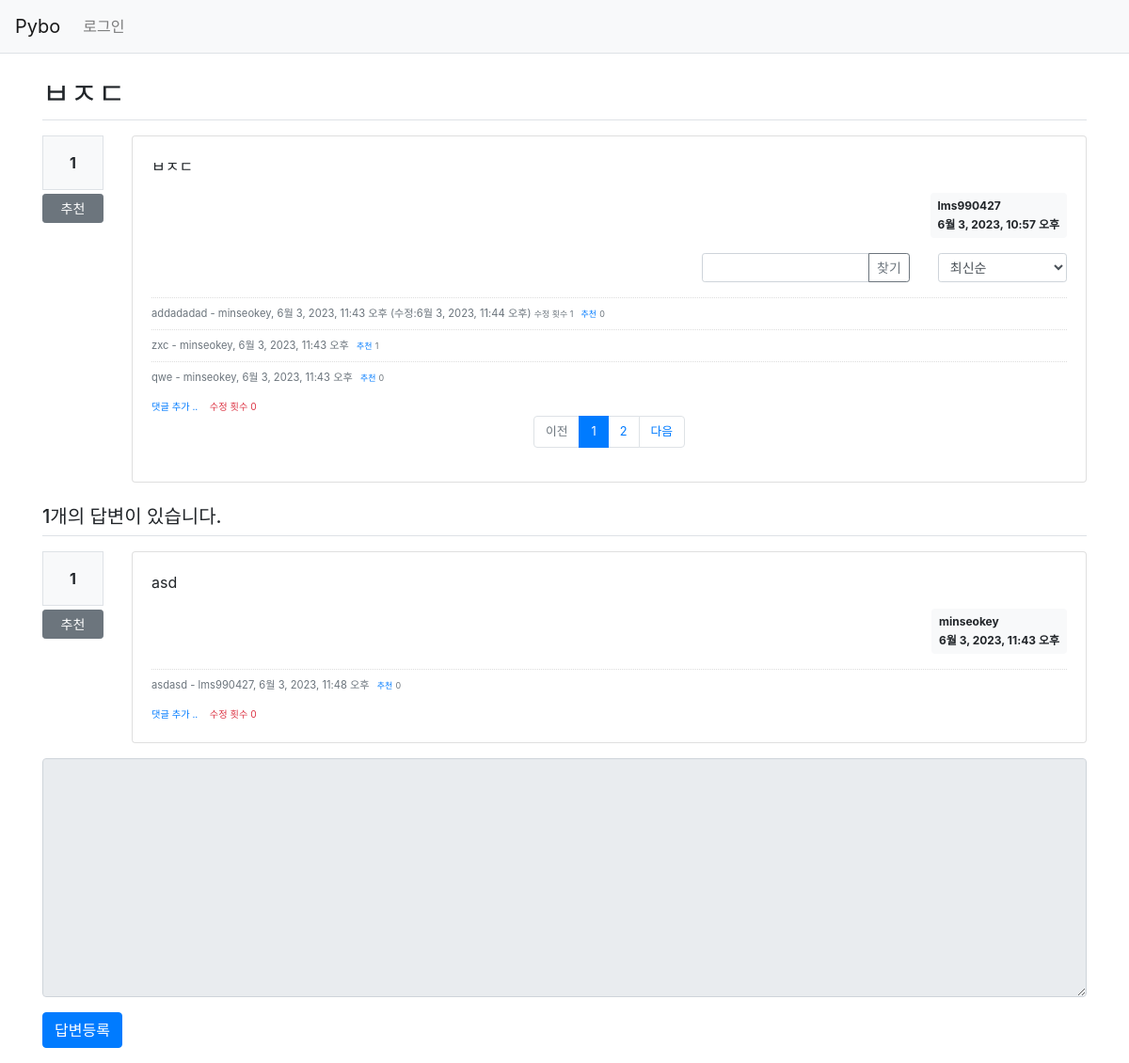
Page /pybo/18/ on the committed database.
### pybo/models.py (models this page shows, shortened)
class Question(models.Model):
    author = models.ForeignKey(User, on_delete=models.CASCADE, related_name='author_question')
    subject = models.CharField(max_length=200)
    content = models.TextField()
    create_date = models.DateTimeField()
    modify_date = models.DateTimeField(null=True, blank=True)
    voter = models.ManyToManyField(User, related_name='voter_question')
    history = models.IntegerField(default=0)

class Comment(models.Model):
    author = models.ForeignKey(User, on_delete=models.CASCADE)
    content = models.TextField()
    create_date = models.DateTimeField()
    modify_date = models.DateTimeField(null=True, blank=True)
    question = models.ForeignKey(Question, null=True, blank=True, on_delete=models.CASCADE)
    answer = models.ForeignKey(Answer, null=True, blank=True, on_delete=models.CASCADE)
    voter = models.ManyToManyField(User, related_name='voter_comment')
    history = models.IntegerField(default=0)

class Answer(models.Model):
    author = models.ForeignKey(User, on_delete=models.CASCADE, related_name='author_answer')
    question = models.ForeignKey(Question, on_delete=models.CASCADE)
    content = models.TextField()
    create_date = models.DateTimeField()
    modify_date = models.DateTimeField(null=True, blank=True)
    voter = models.ManyToManyField(User, related_name='voter_answer')
    history = models.IntegerField(default=0)

### pybo/views/base_views.py (the view)
# urls.py: path('<int:question_id>/', base_views.detail, name='detail'),
def detail(request, question_id):
    page = request.GET.get('page', '1')  # 페이지
    kw = request.GET.get('kw', '')  # 검색어
    so = request.GET.get('so', 'recent')  # 정렬기준
    if so == 'recommend':
        comment_list = Comment.objects.filter(question_id=question_id).annotate(num_voter=Count('voter')).order_by(
            '-num_voter', '-create_date')
    else:  # recent
        comment_list = Comment.objects.filter(question_id=question_id).order_by('-create_date')
    if kw:
        comment_list = comment_list.filter(
            Q(content__icontains=kw) |  # 내용검색
            Q(author__username__icontains=kw)  # 질문 a글쓴이검색
        ).distinct()
    paginator = Paginator(comment_list, 3)  # 페이지당 10개씩 보여주기
    page_obj = paginator.get_page(page)
    question = get_object_or_404(Question, pk=question_id)
    context = {'question': question, 'comment_list': page_obj, 'page': page, 'kw': kw, 'so': so}  # <------ so 추가
    return render(request, 'pybo/question_detail.html', context)

### pybo/templatetags/pybo_filter.py (called while the page is built)
@register.filter()
def mark(value):
    extensions = ["nl2br", "fenced_code"]
    return mark_safe(markdown.markdown(value, extensions=extensions))

### templates/pybo/question_detail.html (shortened to what this page needs)
{% extends 'base.html' %}
{% load pybo_filter %}
{% block content %}
<div class="container my-3">
    <h2 class="border-bottom py-2">{{ question.subject }}</h2>
    <div class="row my-3">
        <div class="col-1">
            <div class="bg-light text-center p-3 border font-weight-bolder mb-1">{{question.voter.count}}</div>
            <a href="#" data-uri="{% url 'pybo:vote_question' question.id  %}"
               class="recommend btn btn-sm btn-secondary btn-block my-1">추천</a>
        </div>
        <div class="col-11">
            <div class="card">
                <div class="card-body">
                    <div class="card-text">{{ question.content|mark }}</div>
                    <div class="d-flex justify-content-end">
                        <div class="badge badge-light p-2 text-left">
                            <div class="mb-2">{{ question.author.username }}</div>
                            <div>{{ question.create_date }}</div>
                        </div>
                    </div>
                        <div class="row justify-content-end my-3">
                            <div class="col-sm-3 d-flex justify-content-end">
                                <div class="input-group">
                                    <input type="text" class="form-control form-control-sm kw" value="{{ kw|default_if_none:'' }}">
                                    <div class="input-group-append">
                                        <button class="btn btn-sm btn-outline-secondary" type="button" id="btn_search">찾기</button>
                                    </div>
                                </div>
                            </div>
                            <span class="col-sm-2">
                                <select class="form-control form-control-sm so">
                                    <option value="recent" {% if so == 'recent' %}selected{% endif %}>최신순</option>
                                </select>
                            </span>
                        </div>
                    {% if comment_list %}
                    {% for comment in comment_list %}
                        <div class="comment py-2 text-muted">
                            <span style="white-space: pre-line;">{{ comment.content }}</span>
                            <span>
                                - {{ comment.author }}, {{ comment.create_date }}
                                {% if comment.modify_date %}
                                (수정:{{ comment.modify_date }})
                                    <span class="small">수정 횟수 {{ comment.history }}</span>
                                {% endif %}
                            </span>
                            <a href="#" data-uri="{% url 'pybo:vote_comment' comment.id  %}"
                               class="small recommend"> &nbsp 추천</a>
                            <span class="small">{{comment.voter.count}}</span>
                        </div>
                    {% endfor %}
                    {% else %}
                        <div class="comment py-2 text-muted">
                            <span class ="small">댓글이 없습니다.</span>
                        </div>
                    {% endif %}
                    <div>
                        <a href="{% url 'pybo:comment_create_question' question.id  %}"
                           class="small"><small>댓글 추가 ..</small></a>
                        <span class="text-danger small ml-2"><small> 수정 횟수 {{ question.history }}</small></span>
                        <ul class="small pagination justify-content-sm-center">
                            {% if comment_list.has_previous %}
                            <li class="page-item">
                                <a class="page-link" data-page="{{ comment_list.previous_page_number }}" href="#">이전</a>
                            </li>
                            {% else %}
                            <li class="page-item disabled">
                                <a class="page-link" tabindex="-1" aria-disabled="true" href="#">이전</a>
                            </li>
                            {% endif %}
                            {% for page_number in comment_list.paginator.page_range %}
                            {% if page_number >= comment_list.number|add:-3 and page_number <= comment_list.number|add:3 %}
                                {% if page_number == comment_list.number %}
                                <li class="page-item active" aria-current="page">
                                    <a class="page-link" data-page="{{ page_number }}" href="#">{{ page_number }}</a>
                                </li>
                                {% else %}
                                <li class="page-item">
                                    <a class="page-link" data-page="{{ page_number }}" href="#">{{ page_number }}</a>
                                </li>
                                {% endif %}
                            {% endif %}
                            {% endfor %}
                            {% if comment_list.has_next %}
                            <li class="page-item">
                                <a class="page-link" data-page="{{ comment_list.next_page_number }}" href="#">다음</a>
                            </li>
                            {% else %}
                            <li class="page-item disabled">
                                <a class="page-link" tabindex="-1" aria-disabled="true" href="#">다음</a>
                            </li>
                            {% endif %}
                            </ul>
                        </div>
                    </div>
                </div>
            </div>
        </div>
    <h5 class="border-bottom my-3 py-2">{{question.answer_set.count}}개의 답변이 있습니다.</h5>
    {% for answer in question.answer_set.all %}
    <div class="row my-3">
        <div class="col-1">
            <div class="bg-light text-center p-3 border font-weight-bolder mb-1">{{answer.voter.count}}</div>
            <a href="#" data-uri="{% url 'pybo:vote_answer' answer.id  %}"
                class="recommend btn btn-sm btn-secondary btn-block my-1">추천</a>
        </div>
        <div class="col-11">
            <div class="card">
                <div class="card-body">
                    <div class="card-text">{{ answer.content|mark }}</div>
                    <div class="d-flex justify-content-end">
                        <div class="badge badge-light p-2 text-left">
                            <div class="mb-2">{{ answer.author.username }}</div>
                            <div>{{ answer.create_date }}</div>
                        </div>
                    </div>
                    {% if answer.comment_set.count > 0 %}
                    <div class="mt-3">
                    {% for comment in answer.comment_set.all %}
                        <div class="comment py-2 text-muted">
                            <span style="white-space: pre-line;">{{ comment.content }}</span>
                            <span>
                                - {{ comment.author }}, {{ comment.create_date }}
                            </span>
                            <a href="#" data-uri="{% url 'pybo:vote_comment' comment.id  %}"
                               class="small recommend"> &nbsp 추천</a>
                            <span class="small">{{comment.voter.count}}</span>
                            </div>
                        {% endfor %}
                        </div>
                        {% else %}
                        <div class="comment py-2 text-muted">
                            <span class ="small">댓글이 없습니다.</span>
                        </div>
                        {% endif %}
                        <div>
                            <a href="{% url 'pybo:comment_create_answer' answer.id  %}"
                               class="small"><small>댓글 추가 ..</small></a>
                            <span class="text-danger small ml-2"><small> 수정 횟수 {{ answer.history }}</small></span>
                        </div>
                </div>
            </div>
        </div>
    </div>
    {% endfor %}
    <form action="{% url 'pybo:answer_create' question.id %}" method="post" class="my-3">
        <div class="form-group">
            <textarea {% if not user.is_authenticated %}disabled{% endif %}
              name="content" id="content" class="form-control" rows="10"></textarea>
        </div>
        <input type="submit" value="답변등록" class="btn btn-primary">
    </form>
</div>
{% endblock %}

### templates/base.html (shortened to what this page needs)
{% load static %}
<!doctype html>
<html lang="ko">
<head>
    <link rel="stylesheet" type="text/css" href="{% static 'bootstrap.min.css' %}">
    <link rel="stylesheet" type="text/css" href="{% static 'style.css' %}">
</head>
<body>
{% include "navbar.html" %}
{% block content %}
{% endblock %}
</body>
</html>

### templates/navbar.html (shortened to what this page needs)
<nav class="navbar navbar-expand-lg navbar-light bg-light border-bottom">
    <a class="navbar-brand" href="{% url 'pybo:index' %}">Pybo</a>
    <div class="collapse navbar-collapse flex-grow-0" id="navbarNav">
        <ul class="navbar-nav">
            <li class="nav-item ">
                {% if user.is_authenticated %}
                <a class="nav-link" href="{% url 'common:logout' %}">{{ user.username }} (로그아웃)</a>
                {% else %}
                <a class="nav-link" href="{% url 'common:login' %}">로그인</a>
                {% endif %}
            </li>
        </ul>
    </div>
</nav>

### static/style.css (style rules this page uses)
.comment { border-top:dotted 1px #ddd; font-size:0.7em; }

### rows in the picture
Question: subject "ㅂㅈㄷ", voter.count "1", content|mark "ㅂㅈㄷ", author.username "lms990427", create_date "6월 3, 2023, 10:57 오후", history "0", answer_set.count "1"
Comment: content "addadadad", author "minseokey", create_date "6월 3, 2023, 11:43 오후", modify_date "6월 3, 2023, 11:44 오후", history "1", voter.count "0"
Comment: content "zxc", author "minseokey", create_date "6월 3, 2023, 11:43 오후", voter.count "1"
Comment: content "qwe", author "minseokey", create_date "6월 3, 2023, 11:43 오후", voter.count "0"
Answer: voter.count "1", content|mark "asd", author.username "minseokey", create_date "6월 3, 2023, 11:43 오후", history "0"
Comment: content "asdasd", author "lms990427", create_date "6월 3, 2023, 11:48 오후", voter.count "0"

### other values in the picture
{{ page_number }} "1"
{{ page_number }} "2"
